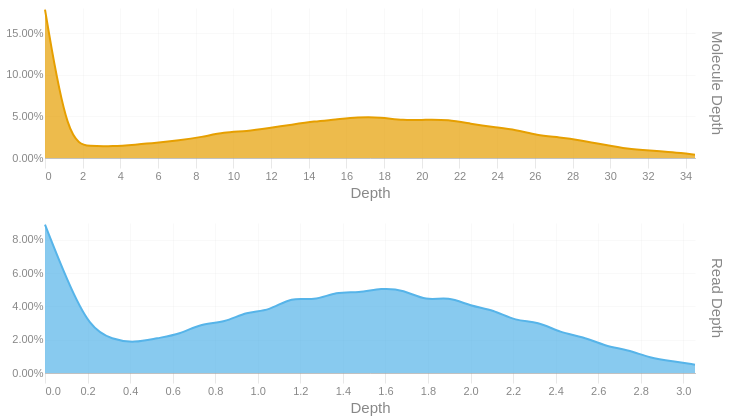

Here is the notebook cell this chart was saved with:
### Code cell
readdep = depth_hist(tb['Read Depth'], q99, 3)
readdep = readdep.with_columns(pl.lit('Read Depth').alias('Metric'))
if not SKIPLR:
    moldep = depth_hist(tb['Molecule Depth'], mol_q99, 1)
    moldep = moldep.with_columns(pl.lit('Molecule Depth').alias('Metric'))
    _hist = pl.concat([readdep, moldep])
    _hist = _hist.filter(pl.col('Proportion') != 0)
    with SafeRender(_hist):
        (
            alt.Chart(_hist)        
            .mark_area(interpolate = "basis")
            .encode(
                x=alt.X('Bin:Q').scale(domainMin=0).axis(alt.Axis(title='Depth')),
                y = alt.Y('Proportion:Q', title = None).axis(format = '.2%'),
                color = alt.Color('Metric:N').legend(None),
                row = alt.Row("Metric:N").header(title = None, labelOrient = 'right'),
                tooltip = [
                    alt.Tooltip("Metric:N", title = "Metric"),
                    alt.Tooltip('Interval:N', title = "Depth Interval"),
                    alt.Tooltip('Proportion:Q', title = "% Alignments").format('.2%')
                ]
            )
            .resolve_scale(x='independent', y='independent')
            .properties(
                height = 150, width = 650,
                usermeta={'embedOptions': {'downloadFileName': f'{samplename}.depth.hist'}}
            )
        ).display()
else:
    readdep = readdep.filter(pl.col('Proportion') != 0)
    with SafeRender(readdep):
        (
            alt.Chart(readdep)        
            .mark_area(interpolate = "basis")
            .encode(
                x=alt.X('Bin:Q').scale(domainMin=0).axis(alt.Axis(title='Depth')),
                y = alt.Y('Proportion:Q', title = None).axis(format = '.2%'),
                tooltip = [
                    alt.Tooltip('Interval:N', title = "Depth Interval"),
                    alt.Tooltip('Proportion:Q', title = "% Alignments").format('.2%')
                ]
            )
            .properties(
                usermeta={'embedOptions': {'downloadFileName': f'{samplename}.depth.hist'}}
            )
        ).display()

### Figure 1 — Vega-Lite specification as saved in the notebook (floating-point values rounded to 4 significant figures)
{"width": 650, "height": 150, "config": {"title": {"anchor": "start", "dy": -15, "fontSize": 18, "color": "#888888", "subtitleColor": "#888888", "subtitleFontSize": 14}, "arc": {"fill": "#0072B2"}, "axis": {"domainColor": "#888888", "domainWidth": 0.5, "gridWidth": 0.2, "grid": false, "titleFontWeight": 400, "titleFontSize": 15, "labelFontSize": 11, "labelColor": "#888888", "tickColor": "#888888", "tickWidth": 0.2, "titleColor": "#888888"}, "axisBand": {"grid": false}, "axisX": {"grid": true, "tickSize": 10, "domainCap": "round"}, "axisY": {"domain": false, "grid": true, "tickSize": 0, "domainCap": "round"}, "background": "transparent", "header": {"labelFontSize": 15, "labelColor": "#888888", "titleFontSize": 15, "titleFontWeight": 600, "titleColor": "#888888"}, "legend": {"labelFont": "sans-serif", "labelFontSize": 12, "labelColor": "#888888", "symbolSize": 100, "symbolType": "circle", "titleFontSize": 12, "titlePadding": 10, "titleColor": "#888888", "title": null}, "range": {"category": ["#E69F00", "#56B4E9", "#009E73", "#F0E442", "#0072B2", "#D55E00", "#CC79A7", "#000000"], "diverging": ["#cfe8f3", "#a2d4ec", "#73bfe2", "#46abdb", "#1696d2", "#12719e"]}, "area": {"fill": "#0072B2", "fillOpacity": 0.7, "line": true, "strokeOpacity": 0.7}, "line": {"color": "#0072B2", "stroke": "#0072B2", "strokeWidth": 2}, "trail": {"color": "#0072B2", "stroke": "#0072B2", "strokeWidth": 0, "size": 1}, "point": {"filled": true, "fillOpacity": 1.0, "size": 95}, "text": {"color": "#888888", "fontSize": 11, "align": "right", "fontWeight": 400, "size": 11}, "bar": {"fill": "#0072B2", "stroke": null}, "view": {"stroke": null, "continuousWidth": 660, "continuousHeight": 400}}, "data": {"name": "data-a55a2c857b7fc9b782c5de53b89fdf31"}, "mark": {"type": "area", "interpolate": "basis"}, "encoding": {"color": {"field": "Metric", "legend": null, "type": "nominal"}, "row": {"field": "Metric", "header": {"title": null, "labelOrient": "right"}, "type": "nominal"}, "tooltip": [{"field": "Metric", "title": "Metric", "type": "nominal"}, {"field": "Interval", "title": "Depth Interval", "type": "nominal"}, {"field": "Proportion", "format": ".2%", "title": "% Alignments", "type": "quantitative"}], "x": {"axis": {"title": "Depth"}, "field": "Bin", "scale": {"domainMin": 0}, "type": "quantitative"}, "y": {"axis": {"format": ".2%"}, "field": "Proportion", "title": null, "type": "quantitative"}}, "resolve": {"scale": {"x": "independent", "y": "independent"}}, "usermeta": {"embedOptions": {"downloadFileName": "TF26LRJL0075_50B_H_10484332_23Y22YLT4_L7.depth.hist"}}, "$schema": "https://vega.github.io/schema/vega-lite/v6.4.1.json", "datasets": {"data-a55a2c857b7fc9b782c5de53b89fdf31": [{"Bin": 0.0, "Interval": "0.0-0.105", "Proportion": 0.089, "Metric": "Read Depth"}, {"Bin": 0.105, "Interval": "0.105-0.211", "Proportion": 0.055, "Metric": "Read Depth"}, {"Bin": 0.211, "Interval": "0.211-0.316", "Proportion": 0.027, "Metric": "Read Depth"}, {"Bin": 0.316, "Interval": "0.316-0.421", "Proportion": 0.02, "Metric": "Read Depth"}, {"Bin": 0.421, "Interval": "0.421-0.527", "Proportion": 0.018, "Metric": "Read Depth"}, {"Bin": 0.527, "Interval": "0.527-0.632", "Proportion": 0.021, "Metric": "Read Depth"}, {"Bin": 0.632, "Interval": "0.632-0.737", "Proportion": 0.023, "Metric": "Read Depth"}, {"Bin": 0.737, "Interval": "0.737-0.843", "Proportion": 0.03, "Metric": "Read Depth"}, {"Bin": 0.843, "Interval": "0.843-0.948", "Proportion": 0.03, "Metric": "Read Depth"}, {"Bin": 0.948, "Interval": "0.948-1.053", "Proportion": 0.037, "Metric": "Read Depth"}, {"Bin": 1.053, "Interval": "1.053-1.159", "Proportion": 0.037, "Metric": "Read Depth"}, {"Bin": 1.159, "Interval": "1.159-1.264", "Proportion": 0.046, "Metric": "Read Depth"}, {"Bin": 1.264, "Interval": "1.264-1.369", "Proportion": 0.043, "Metric": "Read Depth"}, {"Bin": 1.369, "Interval": "1.369-1.475", "Proportion": 0.049, "Metric": "Read Depth"}, {"Bin": 1.475, "Interval": "1.475-1.58", "Proportion": 0.048, "Metric": "Read Depth"}, {"Bin": 1.58, "Interval": "1.58-1.685", "Proportion": 0.051, "Metric": "Read Depth"}, {"Bin": 1.685, "Interval": "1.685-1.791", "Proportion": 0.05, "Metric": "Read Depth"}, {"Bin": 1.791, "Interval": "1.791-1.896", "Proportion": 0.043, "Metric": "Read Depth"}, {"Bin": 1.896, "Interval": "1.896-2.001", "Proportion": 0.046, "Metric": "Read Depth"}, {"Bin": 2.001, "Interval": "2.001-2.107", "Proportion": 0.04, "Metric": "Read Depth"}, {"Bin": 2.107, "Interval": "2.107-2.212", "Proportion": 0.038, "Metric": "Read Depth"}, {"Bin": 2.212, "Interval": "2.212-2.317", "Proportion": 0.031, "Metric": "Read Depth"}, {"Bin": 2.317, "Interval": "2.317-2.423", "Proportion": 0.031, "Metric": "Read Depth"}, {"Bin": 2.423, "Interval": "2.423-2.528", "Proportion": 0.024, "Metric": "Read Depth"}, {"Bin": 2.528, "Interval": "2.528-2.633", "Proportion": 0.022, "Metric": "Read Depth"}, {"Bin": 2.633, "Interval": "2.633-2.739", "Proportion": 0.016, "Metric": "Read Depth"}, {"Bin": 2.739, "Interval": "2.739-2.844", "Proportion": 0.014, "Metric": "Read Depth"}, {"Bin": 2.844, "Interval": "2.844-2.949", "Proportion": 0.009, "Metric": "Read Depth"}, {"Bin": 2.949, "Interval": "2.949-3.055", "Proportion": 0.007, "Metric": "Read Depth"}, {"Bin": 3.055, "Interval": "3.055-3.16", "Proportion": 0.005, "Metric": "Read Depth"}, {"Bin": 0.0, "Interval": "0.0-1.2", "Proportion": 0.178, "Metric": "Molecule Depth"}, {"Bin": 1.2, "Interval": "1.2-2.4", "Proportion": 0.018, "Metric": "Molecule Depth"}, {"Bin": 2.4, "Interval": "2.4-3.6", "Proportion": 0.014, "Metric": "Molecule Depth"}, {"Bin": 3.6, "Interval": "3.6-4.8", "Proportion": 0.014, "Metric": "Molecule Depth"}, {"Bin": 4.8, "Interval": "4.8-5.9", "Proportion": 0.016, "Metric": "Molecule Depth"}, {"Bin": 5.9, "Interval": "5.9-7.1", "Proportion": 0.018, "Metric": "Molecule Depth"}, {"Bin": 7.1, "Interval": "7.1-8.3", "Proportion": 0.021, "Metric": "Molecule Depth"}, {"Bin": 8.3, "Interval": "8.3-9.5", "Proportion": 0.025, "Metric": "Molecule Depth"}, {"Bin": 9.5, "Interval": "9.5-10.7", "Proportion": 0.031, "Metric": "Molecule Depth"}, {"Bin": 10.7, "Interval": "10.7-11.9", "Proportion": 0.032, "Metric": "Molecule Depth"}, {"Bin": 11.9, "Interval": "11.9-13.1", "Proportion": 0.036, "Metric": "Molecule Depth"}, {"Bin": 13.1, "Interval": "13.1-14.3", "Proportion": 0.04, "Metric": "Molecule Depth"}, {"Bin": 14.3, "Interval": "14.3-15.4", "Proportion": 0.044, "Metric": "Molecule Depth"}, {"Bin": 15.4, "Interval": "15.4-16.6", "Proportion": 0.046, "Metric": "Molecule Depth"}, {"Bin": 16.6, "Interval": "16.6-17.8", "Proportion": 0.049, "Metric": "Molecule Depth"}, {"Bin": 17.8, "Interval": "17.8-19.0", "Proportion": 0.049, "Metric": "Molecule Depth"}, {"Bin": 19.0, "Interval": "19.0-20.2", "Proportion": 0.045, "Metric": "Molecule Depth"}, {"Bin": 20.2, "Interval": "20.2-21.4", "Proportion": 0.046, "Metric": "Molecule Depth"}, {"Bin": 21.4, "Interval": "21.4-22.6", "Proportion": 0.046, "Metric": "Molecule Depth"}, {"Bin": 22.6, "Interval": "22.6-23.8", "Proportion": 0.041, "Metric": "Molecule Depth"}, {"Bin": 23.8, "Interval": "23.8-25.0", "Proportion": 0.037, "Metric": "Molecule Depth"}, {"Bin": 25.0, "Interval": "25.0-26.1", "Proportion": 0.034, "Metric": "Molecule Depth"}, {"Bin": 26.1, "Interval": "26.1-27.3", "Proportion": 0.027, "Metric": "Molecule Depth"}, {"Bin": 27.3, "Interval": "27.3-28.5", "Proportion": 0.025, "Metric": "Molecule Depth"}, {"Bin": 28.5, "Interval": "28.5-29.7", "Proportion": 0.021, "Metric": "Molecule Depth"}, {"Bin": 29.7, "Interval": "29.7-30.9", "Proportion": 0.016, "Metric": "Molecule Depth"}, {"Bin": 30.9, "Interval": "30.9-32.1", "Proportion": 0.011, "Metric": "Molecule Depth"}, {"Bin": 32.1, "Interval": "32.1-33.3", "Proportion": 0.009, "Metric": "Molecule Depth"}, {"Bin": 33.3, "Interval": "33.3-34.5", "Proportion": 0.007, "Metric": "Molecule Depth"}, {"Bin": 34.5, "Interval": "34.5-35.65", "Proportion": 0.004, "Metric": "Molecule Depth"}]}}
